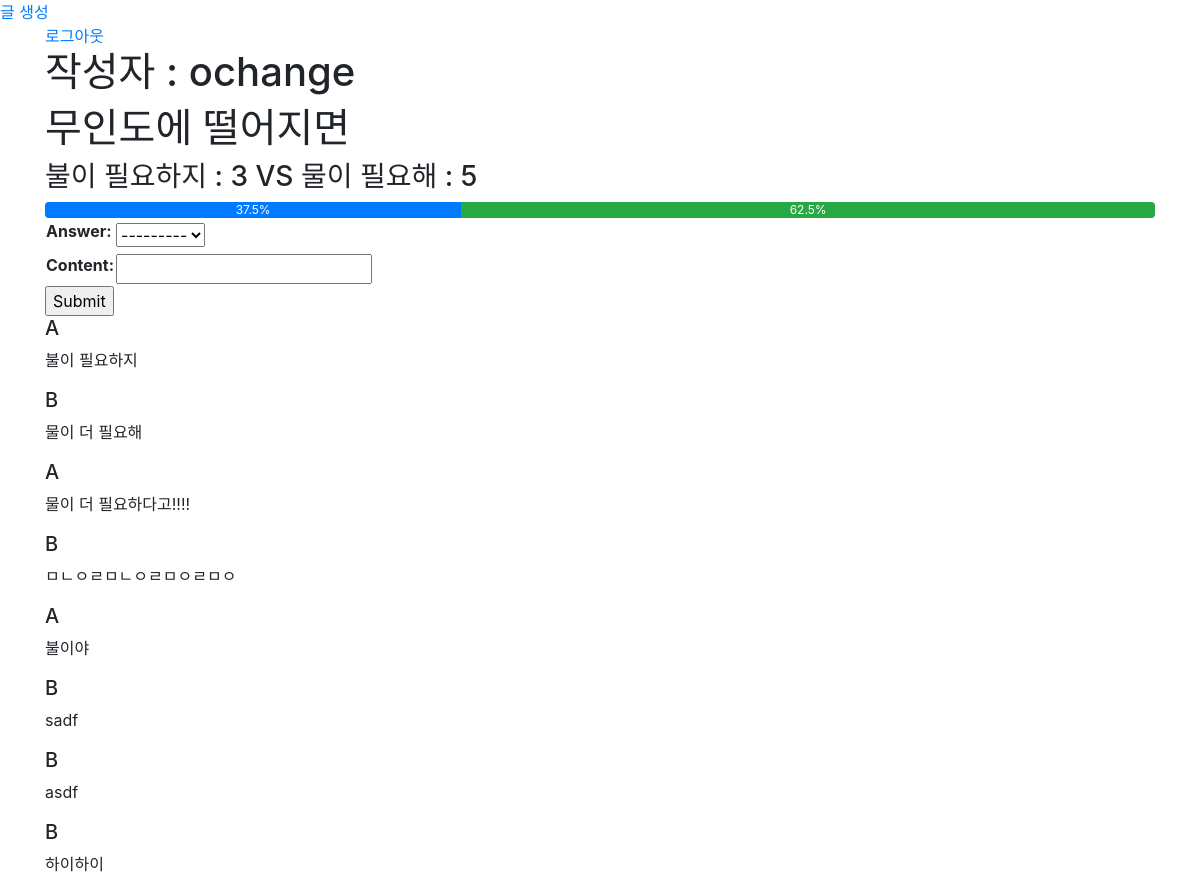
Page /questions/3/detail/ (signed in) on the earlier database version.
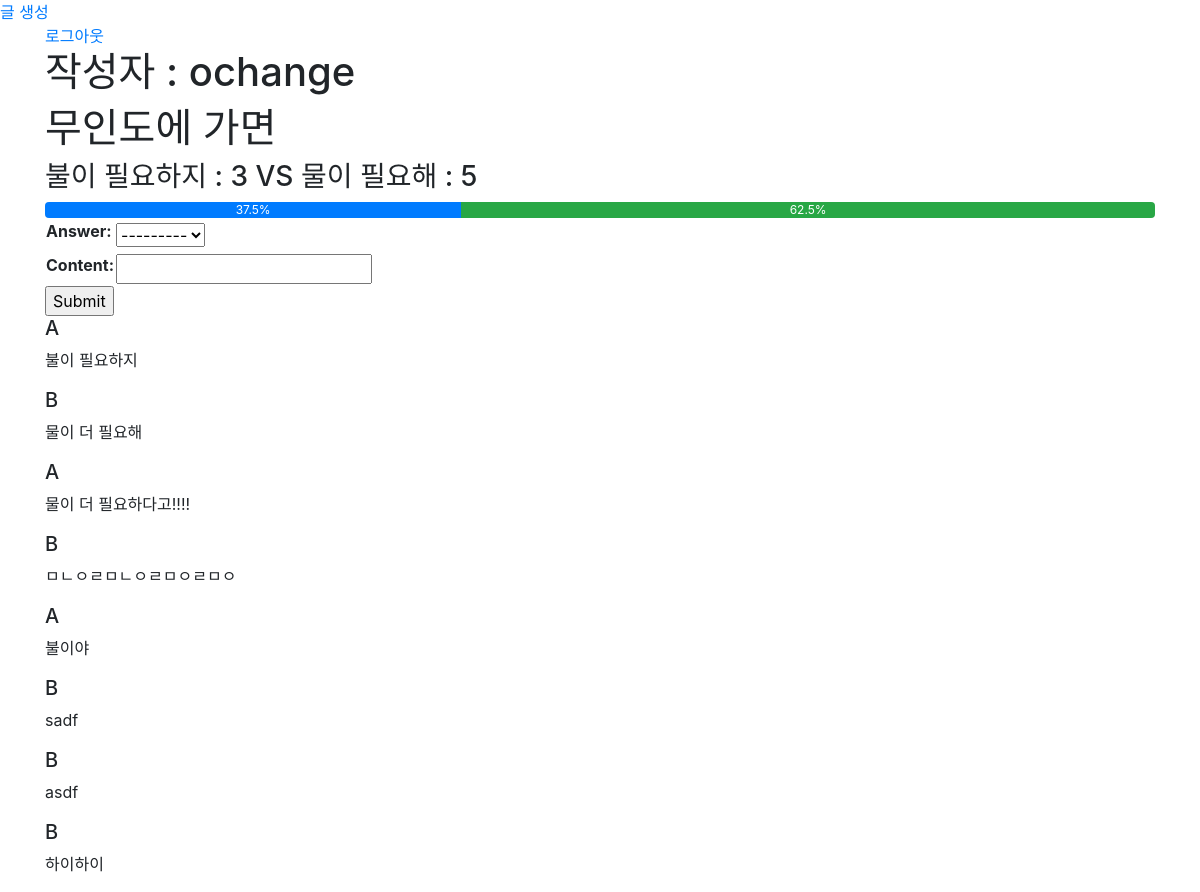
Same page on the later database version.
### question/models.py (models this page shows, shortened)
class Question(models.Model):
    user = models.ForeignKey(settings.AUTH_USER_MODEL, on_delete=models.CASCADE)
    title = models.CharField(max_length=50)
    answerA = models.CharField(max_length=50)
    answerB = models.CharField(max_length=50)

class Comment(models.Model):
    user = models.ForeignKey(settings.AUTH_USER_MODEL, on_delete=models.CASCADE,default=1 )
    question = models.ForeignKey(Question, on_delete=models.CASCADE)
    answer_list = [['A','left'],['B','right']]
    answer = models.CharField(max_length=100,choices=answer_list )
    content = models.CharField(max_length=100)

### question/views.py (the view)
# urls.py: path('<int:id>/detail/',views.detail,name='detail'),
@login_required
def detail(request,id):
    question = Question.objects.get(id=id)
    form = CommentForm(initial={'question':id})
    A = question.comment_set.all().filter(answer="A")
    B = question.comment_set.all().filter(answer="B")
    if len(A)+len(B) == 0:
        A_per = 0
        B_per = 0
    else:
        A_per = len(A) / (len(A) + len(B))*100
        B_per = len(B) / (len(A) + len(B))*100
    return render(request,'question/detail.html',{
        'question':question,
        'form':form,
        'A':A,
        'B':B,
        'A_per':A_per,
        'B_per':B_per
    })

### question/forms.py
class CommentForm(forms.ModelForm):
    class Meta:
        model = Comment
        fields = ['answer','content']

### question/templates/question/detail.html (shortened to what this page needs)
{%extends 'question/base.html'%}
{%block body%}
    <h1>작성자 : {{question.user}}</h1>
    <h1>{{question.title}}</h1>
    <h3>{{question.answerA}} : {{A|length}} VS {{question.answerB}} : {{B|length}}</h3>
    <div class="progress">
      <div class="progress-bar" role="progressbar" style="width: {{A_per}}%" aria-valuenow="15" aria-valuemin="0" aria-valuemax="100">{{A_per|floatformat}}%</div>
      <div class="progress-bar bg-success" role="progressbar" style="width: {{B_per}}%" aria-valuenow="30" aria-valuemin="0" aria-valuemax="100">{{B_per|floatformat}}%</div>
    </div>
    <form action="{% url 'question:comment_create' question.id  %}" method="post">
        <table>
            {{form.as_table}}
        </table>
        <input type="submit">
    </form>
    {% for comment in question.comment_set.all %}
        <h5>{{comment.answer}}</h5>
        <p>{{comment.content}}</p>
    {%endfor%}
{%endblock%}

### question/templates/question/base.html (shortened to what this page needs)
<!DOCTYPE html>
<html lang="en">
<head>
    <link rel="stylesheet" href="https://stackpath.bootstrapcdn.com/bootstrap/4.1.3/css/bootstrap.min.css">
</head>
<body>
    <a href="{% url 'question:create'%}">글 생성</a>
    <div class="container">
        {% if user.is_authenticated %}
            <a href="{% url 'account:logout' %}">로그아웃</a>
        {% else %}
            <a href="{% url 'account:login' %}">로그인</a>
        {% endif %}
        {%block body%}
        {%endblock%}
    </div>
</body>
</html>

Differences in the rows shown:
changed Question "불이 필요하지": title "무인도에 떨어지면" → "무인도에 가면"
